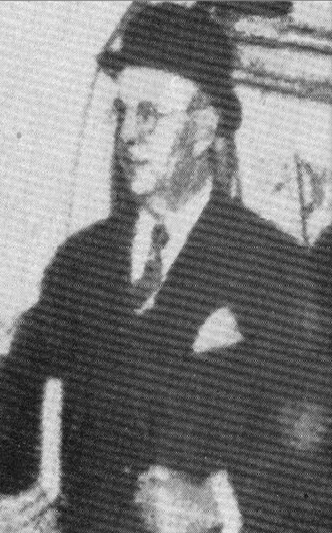
//> input picture src/fourier.png, 332 x 533 px
$ ./main   (built with g++ and OpenCV 4)
//> lines starting //> are read from the running program, lines starting //| are printed output that depends on the picture
#include <opencv2/core.hpp>
#include <opencv2/imgcodecs.hpp>
#include <opencv2/imgproc.hpp>
#include <opencv2/highgui.hpp>

using namespace cv;

static Mat fourierComplex;

Mat computeFourierTransform(Mat& image){
   Mat paddedImage;
   int newWidth = getOptimalDFTSize(image.cols);
   int newHeight = getOptimalDFTSize(image.rows);
   copyMakeBorder(image, paddedImage, 0, newHeight - image.rows, 0, newWidth - image.cols, BORDER_CONSTANT, Scalar::all(0));
   Mat parts[] = {Mat_<float>(paddedImage), Mat(paddedImage.size(), CV_32F, Scalar::all(0))};
   Mat output;
   merge(parts, 2, output);
   dft(output, output, DFT_COMPLEX_OUTPUT);
   return output;
}

void shiftQuadrants(Mat& image){
    int cx = image.cols / 2;
    int cy = image.rows / 2;

    Mat q0(image, Rect(0, 0, cx, cy));
    Mat q1(image, Rect(cx, 0, cx, cy));
    Mat q2(image, Rect(0, cy, cx, cy));
    Mat q3(image, Rect(cx, cy, cx, cy));

    Mat tmp;
    q0.copyTo(tmp);
    q3.copyTo(q0);
    tmp.copyTo(q3);
    q1.copyTo(tmp);
    q2.copyTo(q1);
    tmp.copyTo(q2);
}

Mat complexToLogScale(Mat& complex){
    Mat parts[2];
    split(complex, parts);
    Mat distances;
    magnitude(parts[0], parts[1], distances);
    distances += Scalar::all(1);
    log(distances, distances);
    normalize(distances, distances, 1, 0, NORM_INF);
    shiftQuadrants(distances);
    return distances;
}

Mat computeInverseFourierTransform(Mat& complex){
    Mat result, output;
    idft(complex, result);
    Mat parts[2];
    split(result, parts);
    magnitude(parts[0], parts[1], output);
    normalize(output, output, 0, 1, NORM_MINMAX);
    return output;
}

static void onMouse(int event, int x, int y, int flags, void* userData){
    if (event != EVENT_LBUTTONDOWN) return;

    // mask creation
    Mat mask(fourierComplex.size(), CV_32FC2, Scalar::all(1));
    circle(mask, Point(x, y), 4, Scalar::all(0), -1);
    circle(mask, Point(fourierComplex.cols - 1 - x, fourierComplex.rows - 1 - y), 4, Scalar::all(0), -1);
    shiftQuadrants(mask);

    // filtering
    Mat result;
    mulSpectrums(fourierComplex, mask, result, DFT_ROWS);
    fourierComplex = result;

    // vizualization
    Mat fourierLogSpace = complexToLogScale(fourierComplex);
    imshow("fourier", fourierLogSpace);

    Mat image = computeInverseFourierTransform(fourierComplex);
    imshow("filtered", image);
}

int main(){
    Mat image = imread("../fourier.png", IMREAD_GRAYSCALE);
//> image: 533 rows x 332 cols, CV_8UC1; min 10, max 248, mean 123.5
    imshow("image", image);

    fourierComplex = computeFourierTransform(image);
//> in computeFourierTransform, `copyMakeBorder(image, paddedImage, 0, newHeight - image.rows, 0, newWi..`:
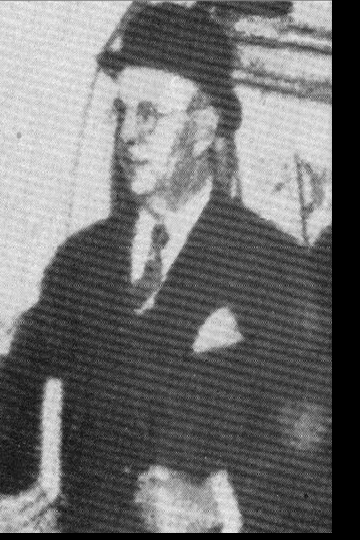
//> paddedImage: 540 rows x 360 cols, CV_8UC1; min 0, max 248, mean 112.5
//> in computeFourierTransform, `Mat parts[] = {Mat_<float>(paddedImage), Mat(paddedImage.size(), CV_32..`: parts[1]: 540 rows x 360 cols, CV_32FC1; every value is 0
    Mat fourierLogSpace = complexToLogScale(fourierComplex);
//> in complexToLogScale, `normalize(distances, distances, 1, 0, NORM_INF);`:
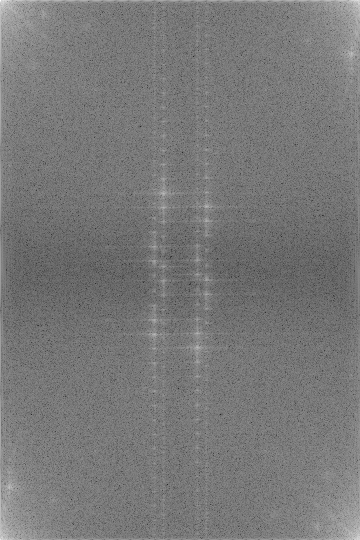
//> distances: 540 rows x 360 cols, CV_32FC1; min 0.145, max 1, mean 0.473
//> in shiftQuadrants, `Mat q0(image, Rect(0, 0, cx, cy));`:
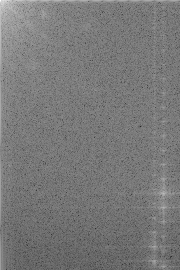
//> q0: 270 rows x 180 cols, CV_32FC1; min 0.145, max 1, mean 0.475
//> in shiftQuadrants, `Mat q1(image, Rect(cx, 0, cx, cy));`:
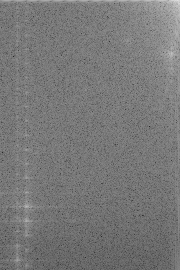
//> q1: 270 rows x 180 cols, CV_32FC1; min 0.148, max 0.881, mean 0.473
//> in shiftQuadrants, `Mat q2(image, Rect(0, cy, cx, cy));`:
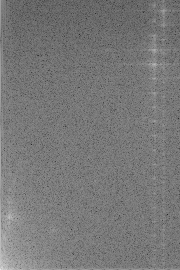
//> q2: 270 rows x 180 cols, CV_32FC1; min 0.148, max 0.917, mean 0.473
//> in shiftQuadrants, `Mat q3(image, Rect(cx, cy, cx, cy));`:
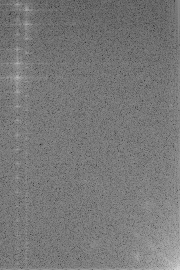
//> q3: 270 rows x 180 cols, CV_32FC1; min 0.145, max 0.831, mean 0.473
//> in shiftQuadrants, `tmp.copyTo(q2);`:
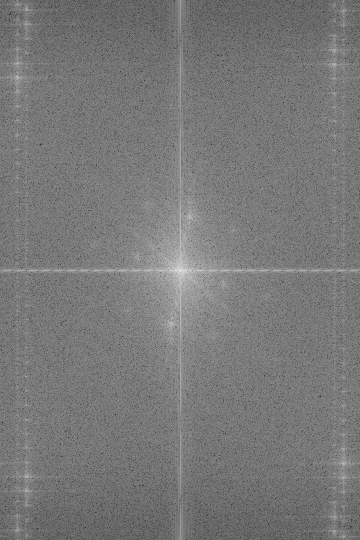
//> image: 540 rows x 360 cols, CV_32FC1; min 0.145, max 1, mean 0.473
    imshow("fourier", fourierLogSpace);
    setMouseCallback("fourier", onMouse);

    waitKey();
    return 0;
}

$ run again, with src/buildings.jpg saved as src/fourier.png
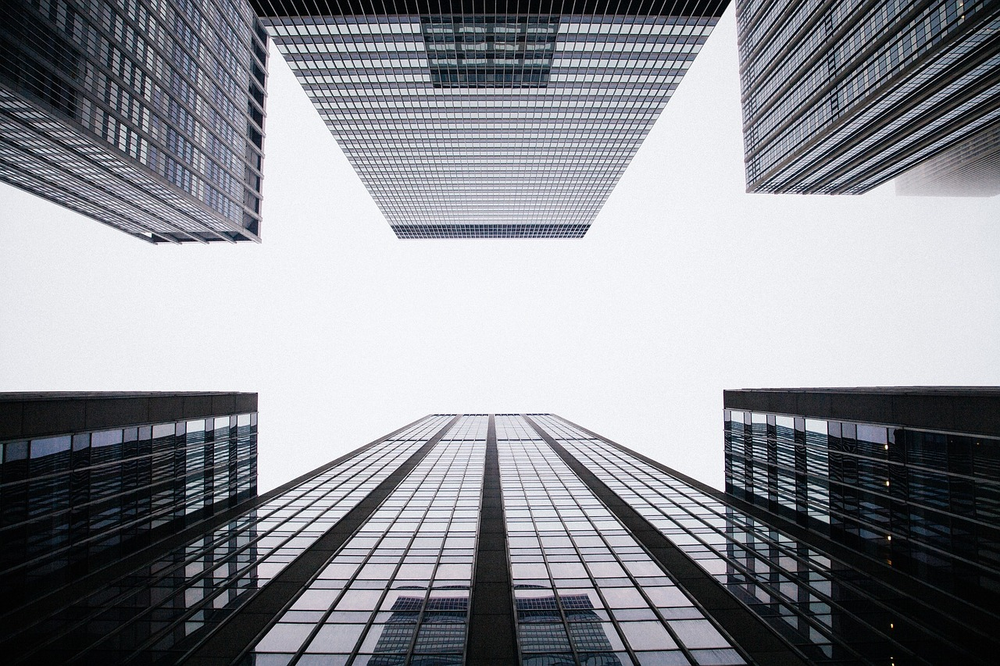
//> input picture src/buildings.jpg, 1000 x 666 px, shrunk from 1280 x 853 before the run
//> in computeFourierTransform, `copyMakeBorder(image, paddedImage, 0, newHeight - image.rows, 0, newWi..`:
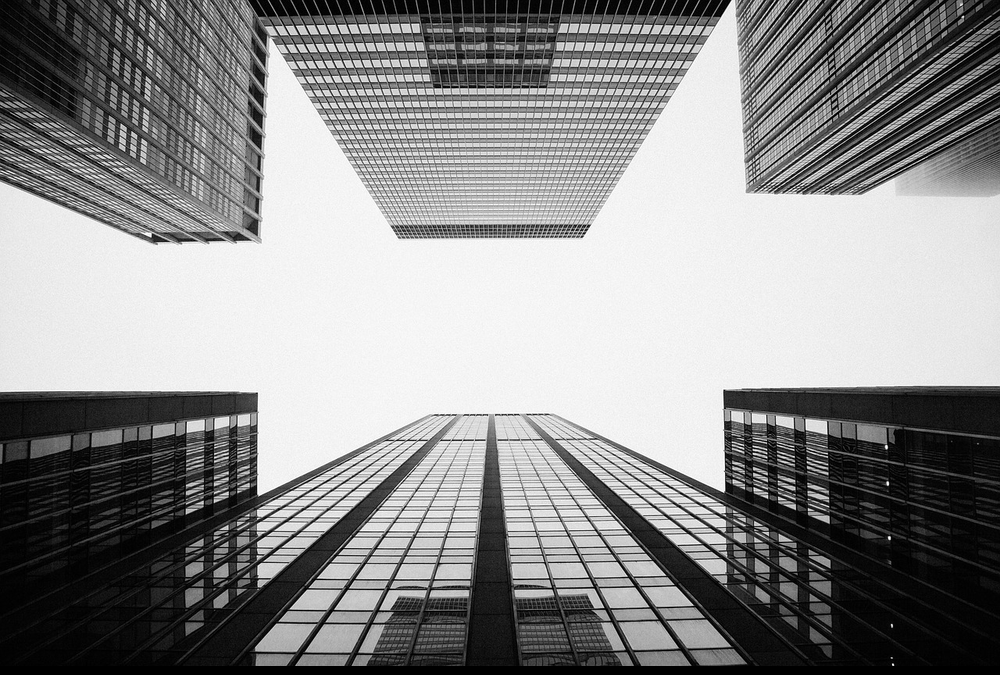
//> paddedImage: 675 rows x 1000 cols, CV_8UC1; min 0, max 255, mean 139.7
//> in shiftQuadrants, `tmp.copyTo(q2);`:
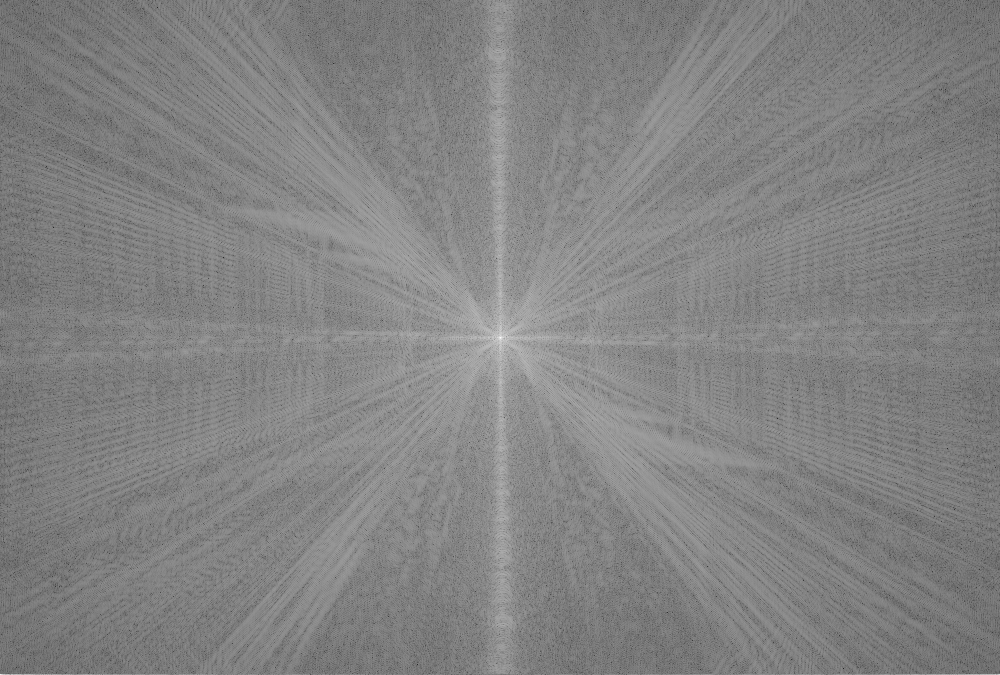
//> image: 675 rows x 1000 cols, CV_32FC1; min 0.138, max 1, mean 0.513

$ run again, with src/castle.jpg saved as src/fourier.png
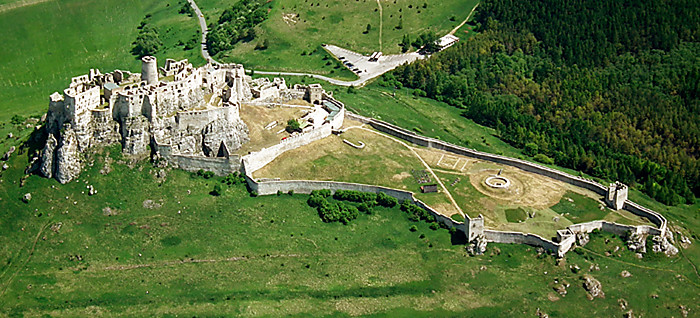
//> input picture src/castle.jpg, 700 x 318 px
//> in computeFourierTransform, `copyMakeBorder(image, paddedImage, 0, newHeight - image.rows, 0, newWi..`:
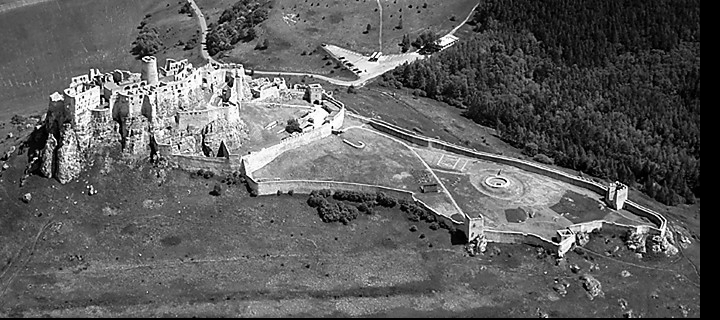
//> paddedImage: 320 rows x 720 cols, CV_8UC1; min 0, max 255, mean 94.7
//> in shiftQuadrants, `tmp.copyTo(q2);`:
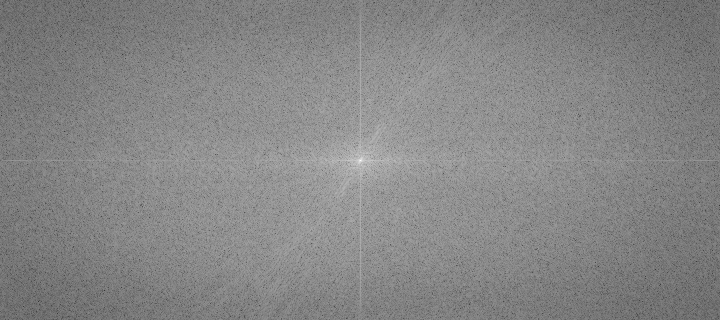
//> image: 320 rows x 720 cols, CV_32FC1; min 0.2, max 1, mean 0.526
